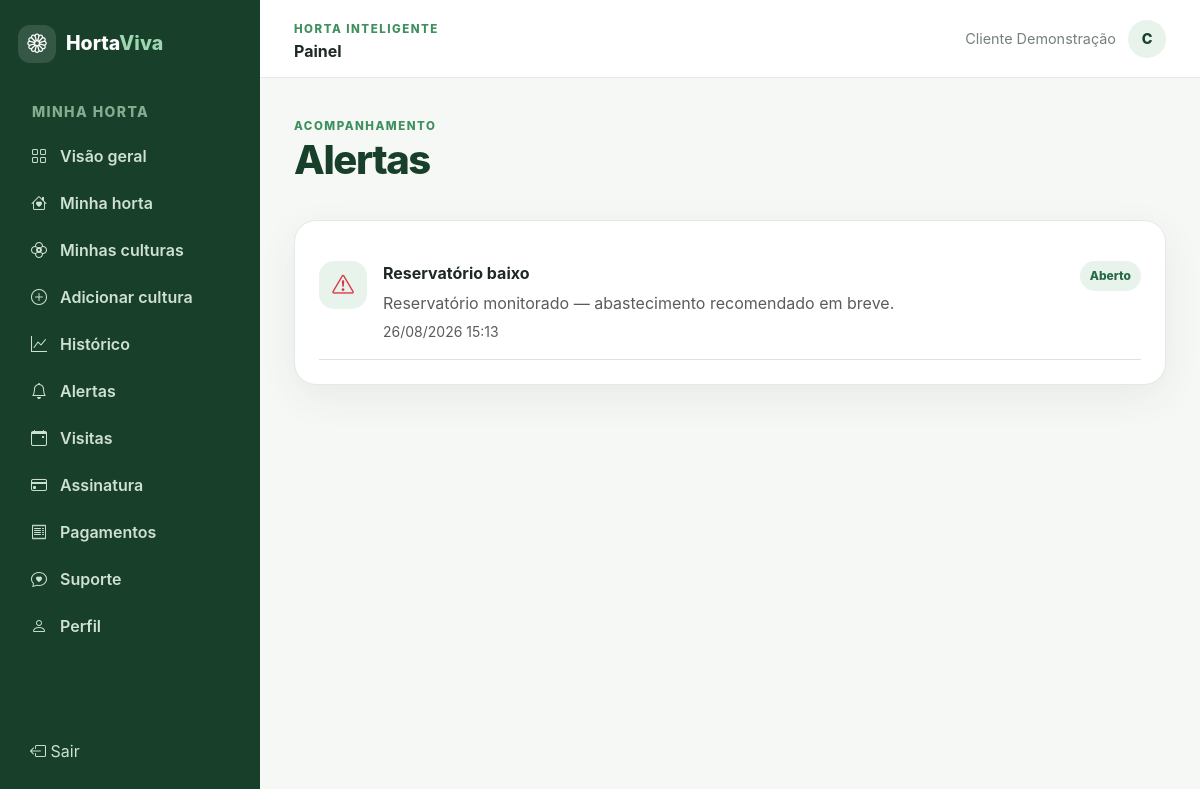
The app's page /app/alerts/ (signed in) with its own data.
### accounts/models.py (models this page shows, shortened)
class User(AbstractUser):
    username = None
    email = models.EmailField(unique=True)
    full_name = models.CharField(max_length=180)
    phone = models.CharField(max_length=30, blank=True)
    USERNAME_FIELD = "email"
    REQUIRED_FIELDS = []
    objects = UserManager()

### devices/models.py (models this page shows)
class Alert(BaseModel):
    class Status(models.TextChoices):
        OPEN = "open", "Aberto"
        ACKNOWLEDGED = "acknowledged", "Reconhecido"
        RESOLVED = "resolved", "Resolvido"
    rule = models.ForeignKey(AlertRule, on_delete=models.PROTECT, related_name="alerts")
    reading = models.ForeignKey(TelemetryReading, on_delete=models.PROTECT, null=True, blank=True, related_name="alerts")
    status = models.CharField(max_length=20, choices=Status.choices, default=Status.OPEN)
    message = models.CharField(max_length=255)
    opened_at = models.DateTimeField()
    acknowledged_at = models.DateTimeField(null=True, blank=True)
    resolved_at = models.DateTimeField(null=True, blank=True)

class AlertRule(BaseModel):
    class Operator(models.TextChoices):
        LT = "lt", "Menor que"
        LTE = "lte", "Menor ou igual"
        GT = "gt", "Maior que"
        GTE = "gte", "Maior ou igual"
        EQ = "eq", "Igual"
    organization = models.ForeignKey(Organization, on_delete=models.CASCADE, related_name="alert_rules")
    channel = models.ForeignKey(Channel, on_delete=models.CASCADE, related_name="alert_rules")
    name = models.CharField(max_length=120)
    operator = models.CharField(max_length=4, choices=Operator.choices)
    threshold = models.DecimalField(max_digits=18, decimal_places=6)
    severity = models.PositiveSmallIntegerField(default=2)
    cooldown_seconds = models.PositiveIntegerField(default=900)
    is_active = models.BooleanField(default=True)

### core/views.py (the view, shortened to what this page needs)
# urls.py: path("app/", views.customer_dashboard, name="customer-dashboard"), path("app/historico/telemetria/", views.history, name="customer-history"), path("app/dispositivo/acao/", views.device_action, name="d
@customer_required
def customer_section(request, section):
    org, gardens, devices = _customer_context(request)
    sections = {"garden": ("Minha horta", gardens.prefetch_related("module_installations__module")), "crops": ("Minhas culturas", PlantingCycle.objects.filter(module__organization=org).select_related("cultivar__crop", "module")), "alerts": ("Alertas", Alert.objects.filter(rule__organization=org).select_related("rule", "reading__channel")), "visits": ("Visitas", Visit.objects.filter(organization=org).select_related("technician", "garden")), "subscription": ("Assinatura", Subscription.objects.filter(organization=org).select_related("plan_version__plan")), "payments": ("Pagamentos", Payment.objects.filter(subscription__organization=org).select_related("subscription"))}
    if section not in sections: raise Http404
    title, objects = sections[section]
    context = {"title": title, "objects": objects, "organization": org}
    return render(request, f"customer/{section}.html", context)

### core/permissions.py (called while the page is built)
def role_required(*roles, staff_allowed=True):
    def decorator(view):
        @login_required
        @wraps(view)
        def wrapped(request, *args, **kwargs):
            membership = request.user.memberships.filter(is_active=True).select_related("organization").first()
            if staff_allowed and request.user.is_staff:
                request.membership = membership
                return view(request, *args, **kwargs)
            if not membership or membership.role not in roles:
                raise PermissionDenied
            request.membership = membership
            return view(request, *args, **kwargs)
        return wrapped
    return decorator

### core/views.py (called while the page is built)
def _customer_context(request):
    org = request.membership.organization
    return org, Garden.objects.filter(organization=org), Device.objects.filter(organization=org).prefetch_related("channels")

### templates/customer/alerts.html
{% extends 'base.html' %}{% block content %}<div class="page-header"><div><span class="eyebrow">Acompanhamento</span><h1>Alertas</h1></div></div><div class="content-card">{% for alert in objects %}<div class="d-flex gap-3 align-items-start py-3 border-bottom"><div class="icon-box {% if alert.rule.severity >= 3 %}text-danger{% elif alert.rule.severity == 2 %}text-warning{% endif %}"><i class="bi bi-exclamation-triangle"></i></div><div class="flex-grow-1"><div class="d-flex justify-content-between"><strong>{{ alert.rule.name }}</strong><span class="badge-soft">{{ alert.get_status_display }}</span></div><p class="text-muted mb-1">{{ alert.message }}</p><small class="text-muted">{{ alert.opened_at|date:'d/m/Y H:i' }}</small></div></div>{% empty %}<div class="empty-state"><i class="bi bi-check-circle"></i><h3 class="mt-3">Nenhum alerta</h3><p>Sua horta está funcionando normalmente.</p></div>{% endfor %}</div>{% endblock %}

### templates/base.html (shortened to what this page needs)
{% load static %}<!doctype html>
<html lang="pt-br"><head><meta charset="utf-8"><meta name="viewport" content="width=device-width,initial-scale=1">
<link href="https://cdn.jsdelivr.net/npm/bootstrap@5.3.3/dist/css/bootstrap.min.css" rel="stylesheet">
<link href="https://cdn.jsdelivr.net/npm/bootstrap-icons@1.11.3/font/bootstrap-icons.min.css" rel="stylesheet">
<link rel="stylesheet" href="{% static 'css/app.css' %}">{% block head %}{% endblock %}</head>
<body class="{% if '/app/' in request.path or '/operacao/' in request.path or '/gestao/' in request.path %}portal-body{% endif %}">
{% if '/app/' in request.path or '/operacao/' in request.path or '/gestao/' in request.path %}
<div class="portal-shell">{% include 'components/sidebar.html' %}<main class="portal-main"><header class="portal-topbar"><button class="btn btn-light d-lg-none" data-sidebar-toggle aria-label="Abrir menu"></button><div><span class="eyebrow">Horta Inteligente</span><strong class="d-block">{% block area_name %}Painel{% endblock %}</strong></div><div class="user-chip"><span>{{ request.user.full_name|default:request.user.email }}</span><span class="avatar">{{ request.user.full_name|default:request.user.email|slice:':1' }}</span></div></header><div class="portal-content">{% include 'components/alerts.html' %}{% block content %}{% endblock %}</div></main></div>
{% else %}{% include 'components/navbar.html' %}<main>{% include 'components/alerts.html' %}{% block public_content %}{% block content_public %}{% endblock %}{% endblock %}</main>{% include 'components/footer.html' %}{% endif %}
<script src="https://cdn.jsdelivr.net/npm/bootstrap@5.3.3/dist/js/bootstrap.bundle.min.js"></script><script src="{% static 'js/app.js' %}"></script>{% block scripts %}{% endblock %}</body></html>

### static/css/app.css (style rules this page uses)
:root { --green-dark:#173f2a;--green:#3f8f5f;--green-deep:#286a45;--green-light:#e7f3eb;--green-pale:#f0f7f2;--background:#f6f8f5;--surface:#fff;--text:#1f2923;--muted:#758079;--warning:#d99a2b;--danger:#c94a4a;--border:#e3e9e4;--radius:22px;--shadow:0 12px 38px rgba(23,63,42,.07) }
* { box-sizing:border-box }
body { font-family:Inter,ui-sans-serif,system-ui,-apple-system,"Segoe UI",sans-serif;color:var(--text);background:var(--background) }
.eyebrow { font-size:.72rem;letter-spacing:.13em;text-transform:uppercase;color:var(--green);font-weight:800 }
.soft-card,.metric-card,.content-card { background:var(--surface);border:1px solid var(--border);border-radius:var(--radius);box-shadow:var(--shadow) }
.icon-box { width:48px;height:48px;display:grid;place-items:center;border-radius:15px;background:var(--green-light);color:var(--green);font-size:1.35rem }
.portal-body { overflow-x:hidden }
.portal-shell { min-height:100vh }
.portal-main { margin-left:260px;min-height:100vh }
.portal-topbar { height:78px;background:#fff;border-bottom:1px solid var(--border);display:flex;align-items:center;justify-content:space-between;padding:0 34px;position:sticky;top:0;z-index:1020 }
.portal-content { padding:34px;max-width:1500px;margin:auto }
.user-chip { display:flex;align-items:center;gap:12px;color:var(--muted);font-size:.9rem }
.avatar { width:38px;height:38px;border-radius:50%;display:grid;place-items:center;background:var(--green-light);color:var(--green-dark);font-weight:800 }
.page-header { display:flex;justify-content:space-between;gap:20px;align-items:end;margin-bottom:28px }
.page-header h1 { font-weight:800;color:var(--green-dark);letter-spacing:-.035em }
.badge-soft { display:inline-flex;align-items:center;border-radius:999px;padding:6px 10px;background:var(--green-light);color:var(--green-deep);font-size:.75rem;font-weight:800 }
.content-card { padding:24px }

### records on screen
User: user.full_name "Cliente Demonstração", user.full_name "C"
Alert: rule.name "Reservatório baixo", status "Aberto", message "Reservatório monitorado — abastecimento recomendado em breve.", opened_at "26/08/2026 15:13"
